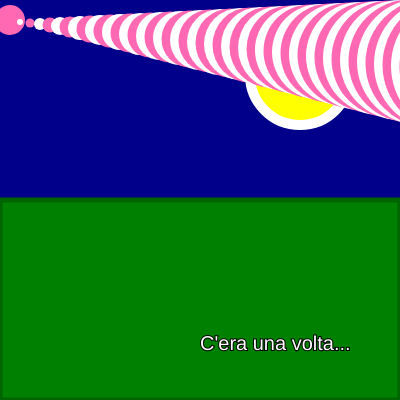
Frame 1 (no input)
Frame 60 (no input): identical to frame 1, image omitted
Frame 120 (the mouse pressed at the canvas centre since frame 60): identical to frame 1, image omitted

The p5.js sketch that drew this single still picture (run headless with seeded random() and noise() and a simulated clock; from frame 60 on, the mouse is pressed at the canvas centre):

// p5.js sketch
// ── sketch.js
let xsize = 400;
let ysize = 400;
//dimensione massima del mio foglio

function setup() {
  createCanvas(xsize, ysize);
}

function draw() {
  //fare cielo scuro
  background("darkblue");
  //disegnare la luna
  fill( "yellow");
  stroke("white");
  strokeWeight(10);
  circle(300,75,100);
  //prima della forma desiderata cambi i parametri di fill e stroke
  fill("green");
  stroke ("darkgreen")
  strokeWeight(5);
  rect(0,200,400,200);
  //l'ordine è molto importante per disegnare
  stroke("hotpink")
  strokeWeight(30);
  let x_stars_primordiale = 10;
  let y_stars_primordiale =20
  point (x_stars_primordiale,y_stars_primordiale)
  let passo=1;
  //for (init; test; update){corpo}
  for(let i=0; i<50; i = i+passo){
    strokeWeight (i*3);
    if(i%2==0){
      //corpo di ramo
      stroke ("white");
    } else{
      //altrimenti questo
      stroke ("hotpink");
    }
    point (x_stars_primordiale*i, y_stars_primordiale+i)

  }
  fill("white")
  stroke(0);
  strokeWeight(2);
  textSize(20);
  text("C'era una volta...",200,350);

}
